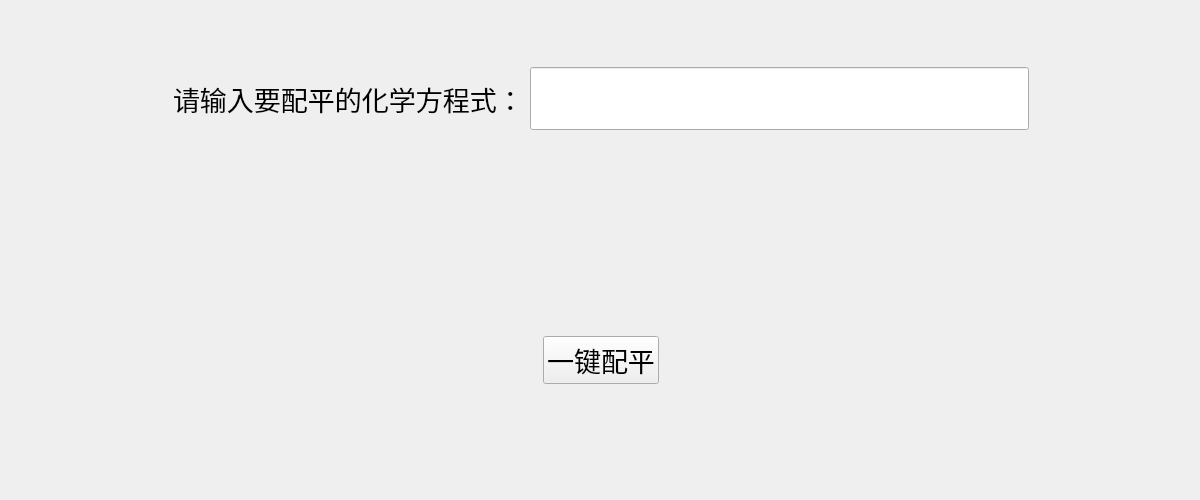
<?xml version="1.0" encoding="UTF-8"?>
<ui version="4.0">
 <class>aut</class>
 <widget class="QWidget" name="aut">
  <property name="geometry">
   <rect>
    <x>0</x>
    <y>0</y>
    <width>1200</width>
    <height>500</height>
   </rect>
  </property>
  <property name="windowTitle">
   <string>Form</string>
  </property>
  <widget class="QWidget" name="horizontalLayoutWidget">
   <property name="geometry">
    <rect>
     <x>0</x>
     <y>60</y>
     <width>1201</width>
     <height>78</height>
    </rect>
   </property>
   <layout class="QHBoxLayout" name="horizontalLayout_4">
    <item>
     <spacer name="horizontalSpacer_7">
      <property name="orientation">
       <enum>Qt::Horizontal</enum>
      </property>
      <property name="sizeHint" stdset="0">
       <size>
        <width>40</width>
        <height>20</height>
       </size>
      </property>
     </spacer>
    </item>
    <item>
     <widget class="QLabel" name="label_2">
      <property name="font">
       <font>
        <family>楷体</family>
        <pointsize>20</pointsize>
       </font>
      </property>
      <property name="text">
       <string>请输入要配平的化学方程式：</string>
      </property>
     </widget>
    </item>
    <item>
     <widget class="QLineEdit" name="formulaA">
      <property name="font">
       <font>
        <family>Consolas</family>
        <pointsize>36</pointsize>
       </font>
      </property>
      <property name="text">
       <string/>
      </property>
     </widget>
    </item>
    <item>
     <spacer name="horizontalSpacer_8">
      <property name="orientation">
       <enum>Qt::Horizontal</enum>
      </property>
      <property name="sizeHint" stdset="0">
       <size>
        <width>40</width>
        <height>20</height>
       </size>
      </property>
     </spacer>
    </item>
   </layout>
  </widget>
  <widget class="QWidget" name="horizontalLayoutWidget_3">
   <property name="geometry">
    <rect>
     <x>0</x>
     <y>180</y>
     <width>1201</width>
     <height>80</height>
    </rect>
   </property>
   <layout class="QHBoxLayout" name="horizontalLayout_5">
    <item>
     <spacer name="horizontalSpacer_9">
      <property name="orientation">
       <enum>Qt::Horizontal</enum>
      </property>
      <property name="sizeHint" stdset="0">
       <size>
        <width>40</width>
        <height>20</height>
       </size>
      </property>
     </spacer>
    </item>
    <item>
     <widget class="QLabel" name="statusA">
      <property name="font">
       <font>
        <family>楷体</family>
        <pointsize>26</pointsize>
       </font>
      </property>
      <property name="text">
       <string/>
      </property>
     </widget>
    </item>
    <item>
     <spacer name="horizontalSpacer_10">
      <property name="orientation">
       <enum>Qt::Horizontal</enum>
      </property>
      <property name="sizeHint" stdset="0">
       <size>
        <width>40</width>
        <height>20</height>
       </size>
      </property>
     </spacer>
    </item>
   </layout>
  </widget>
  <widget class="QWidget" name="horizontalLayoutWidget_2">
   <property name="geometry">
    <rect>
     <x>0</x>
     <y>320</y>
     <width>1201</width>
     <height>80</height>
    </rect>
   </property>
   <layout class="QHBoxLayout" name="horizontalLayout_6">
    <item>
     <spacer name="horizontalSpacer_11">
      <property name="orientation">
       <enum>Qt::Horizontal</enum>
      </property>
      <property name="sizeHint" stdset="0">
       <size>
        <width>40</width>
        <height>20</height>
       </size>
      </property>
     </spacer>
    </item>
    <item>
     <widget class="QPushButton" name="autoButton">
      <property name="font">
       <font>
        <family>楷体</family>
        <pointsize>20</pointsize>
       </font>
      </property>
      <property name="text">
       <string>一键配平</string>
      </property>
     </widget>
    </item>
    <item>
     <spacer name="horizontalSpacer_12">
      <property name="orientation">
       <enum>Qt::Horizontal</enum>
      </property>
      <property name="sizeHint" stdset="0">
       <size>
        <width>40</width>
        <height>20</height>
       </size>
      </property>
     </spacer>
    </item>
   </layout>
  </widget>
 </widget>
 <resources/>
 <connections/>
</ui>
